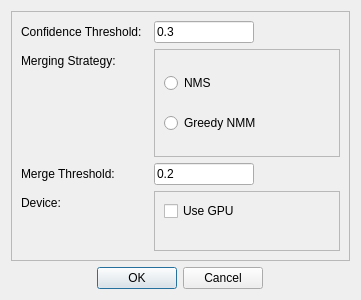
<?xml version="1.0" encoding="UTF-8"?>
<ui version="4.0">
 <class>Dialog_DetectStreaks</class>
 <widget class="QDialog" name="Dialog_DetectStreaks">
  <property name="geometry">
   <rect>
    <x>0</x>
    <y>0</y>
    <width>361</width>
    <height>300</height>
   </rect>
  </property>
  <property name="windowTitle">
   <string>Detect Streaks</string>
  </property>
  <layout class="QGridLayout" name="gridLayout">
   <item row="2" column="0" colspan="2" alignment="Qt::AlignHCenter">
    <widget class="QDialogButtonBox" name="buttonBox">
     <property name="orientation">
      <enum>Qt::Horizontal</enum>
     </property>
     <property name="standardButtons">
      <set>QDialogButtonBox::Cancel|QDialogButtonBox::Ok</set>
     </property>
    </widget>
   </item>
   <item row="0" column="0" colspan="2">
    <widget class="QFrame" name="frame">
     <property name="minimumSize">
      <size>
       <width>0</width>
       <height>250</height>
      </size>
     </property>
     <property name="frameShape">
      <enum>QFrame::StyledPanel</enum>
     </property>
     <property name="frameShadow">
      <enum>QFrame::Raised</enum>
     </property>
     <layout class="QFormLayout" name="formLayout">
      <property name="horizontalSpacing">
       <number>12</number>
      </property>
      <item row="0" column="0">
       <widget class="QLabel" name="label_method">
        <property name="text">
         <string>Confidence Threshold:</string>
        </property>
       </widget>
      </item>
      <item row="0" column="1">
       <widget class="QLineEdit" name="lineEdit_confThreshold">
        <property name="minimumSize">
         <size>
          <width>100</width>
          <height>0</height>
         </size>
        </property>
        <property name="maximumSize">
         <size>
          <width>100</width>
          <height>16777215</height>
         </size>
        </property>
        <property name="text">
         <string>0.3</string>
        </property>
       </widget>
      </item>
      <item row="1" column="0">
       <widget class="QLabel" name="label_fade">
        <property name="text">
         <string>Merging Strategy:</string>
        </property>
       </widget>
      </item>
      <item row="1" column="1">
       <widget class="QFrame" name="frame_2">
        <property name="sizePolicy">
         <sizepolicy hsizetype="Preferred" vsizetype="MinimumExpanding">
          <horstretch>0</horstretch>
          <verstretch>0</verstretch>
         </sizepolicy>
        </property>
        <property name="frameShape">
         <enum>QFrame::StyledPanel</enum>
        </property>
        <property name="frameShadow">
         <enum>QFrame::Raised</enum>
        </property>
        <layout class="QVBoxLayout" name="verticalLayout">
         <property name="leftMargin">
          <number>9</number>
         </property>
         <property name="topMargin">
          <number>9</number>
         </property>
         <property name="rightMargin">
          <number>9</number>
         </property>
         <property name="bottomMargin">
          <number>9</number>
         </property>
         <item>
          <widget class="QRadioButton" name="radioButton_merge_nms">
           <property name="text">
            <string>NMS</string>
           </property>
          </widget>
         </item>
         <item>
          <widget class="QRadioButton" name="radioButton_merge_greedy_nmm">
           <property name="text">
            <string>Greedy NMM</string>
           </property>
          </widget>
         </item>
        </layout>
       </widget>
      </item>
      <item row="4" column="1">
       <widget class="QFrame" name="frame_6">
        <property name="frameShape">
         <enum>QFrame::StyledPanel</enum>
        </property>
        <property name="frameShadow">
         <enum>QFrame::Raised</enum>
        </property>
        <layout class="QVBoxLayout" name="verticalLayout_4">
         <item>
          <widget class="QFrame" name="frame_5">
           <property name="frameShape">
            <enum>QFrame::NoFrame</enum>
           </property>
           <property name="frameShadow">
            <enum>QFrame::Raised</enum>
           </property>
           <layout class="QHBoxLayout" name="horizontalLayout">
            <property name="leftMargin">
             <number>0</number>
            </property>
            <property name="topMargin">
             <number>0</number>
            </property>
            <property name="rightMargin">
             <number>0</number>
            </property>
            <property name="bottomMargin">
             <number>0</number>
            </property>
            <item>
             <widget class="QCheckBox" name="checkBox_useGPU">
              <property name="text">
               <string>Use GPU</string>
              </property>
             </widget>
            </item>
           </layout>
          </widget>
         </item>
         <item>
          <widget class="QLabel" name="label_memory">
           <property name="text">
            <string/>
           </property>
           <property name="alignment">
            <set>Qt::AlignCenter</set>
           </property>
          </widget>
         </item>
        </layout>
       </widget>
      </item>
      <item row="4" column="0">
       <widget class="QLabel" name="label_batchSize">
        <property name="text">
         <string>Device:</string>
        </property>
       </widget>
      </item>
      <item row="2" column="0">
       <widget class="QLabel" name="label">
        <property name="text">
         <string>Merge Threshold:</string>
        </property>
       </widget>
      </item>
      <item row="2" column="1">
       <widget class="QLineEdit" name="lineEdit_mergeThreshold">
        <property name="minimumSize">
         <size>
          <width>100</width>
          <height>0</height>
         </size>
        </property>
        <property name="maximumSize">
         <size>
          <width>100</width>
          <height>16777215</height>
         </size>
        </property>
        <property name="text">
         <string>0.2</string>
        </property>
       </widget>
      </item>
     </layout>
    </widget>
   </item>
  </layout>
 </widget>
 <resources/>
 <connections>
  <connection>
   <sender>buttonBox</sender>
   <signal>accepted()</signal>
   <receiver>Dialog_DetectStreaks</receiver>
   <slot>accept()</slot>
   <hints>
    <hint type="sourcelabel">
     <x>248</x>
     <y>254</y>
    </hint>
    <hint type="destinationlabel">
     <x>157</x>
     <y>274</y>
    </hint>
   </hints>
  </connection>
  <connection>
   <sender>buttonBox</sender>
   <signal>rejected()</signal>
   <receiver>Dialog_DetectStreaks</receiver>
   <slot>reject()</slot>
   <hints>
    <hint type="sourcelabel">
     <x>316</x>
     <y>260</y>
    </hint>
    <hint type="destinationlabel">
     <x>286</x>
     <y>274</y>
    </hint>
   </hints>
  </connection>
 </connections>
</ui>
